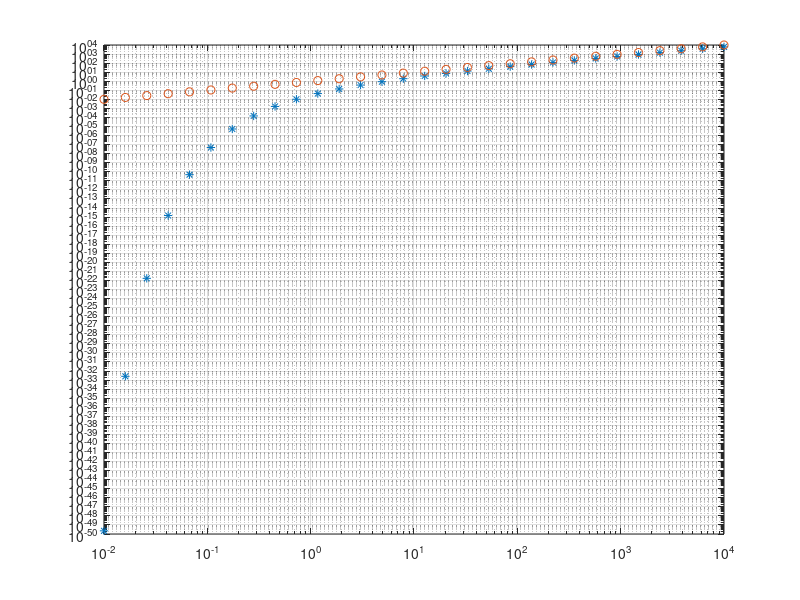

MATLAB code to generate this figure: (Note: this script raises an error after producing the figure.)
function TheoreticalMse(mu, vSigma)
% TheoreticalMse  Closed-form MSE and P_err for K=2 symmetric GMM.
%
% Computes the analytical MSE and classification error probability for a
% symmetric 2-component GMM under hard (Voronoi) assignment as sigma varies.
% The MSE formula follows from computing the conditional expectation of each
% centroid given assignment to its Voronoi region.
%
% Inputs (both optional):
%   mu     : centroid magnitude — centroids are at +mu and -mu  (default 1)
%   vSigma : vector of sigma values to sweep                    (default logspace(-1,2,30))

if nargin < 1, mu     = 1; end
if nargin < 2, vSigma = logspace(-1, 2, 30); end

muNorm        = norm(mu, 'fro');
muNormSquared = muNorm^2;
vMuOverSigma  = muNorm ./ vSigma;

vErrorProb = 0.5 * erfc(vMuOverSigma / sqrt(2));

vMse = (1/muNormSquared) * ...
    (sqrt(2/pi) .* vSigma .* exp(-vMuOverSigma.^2 / 2) ...
     - muNorm .* erfc(vMuOverSigma / sqrt(2))).^2;

% --- MSE vs sigma^2 ---
figure;
loglog(vSigma.^2, vMse, '*');
hold on;
loglog(vSigma.^2, vSigma.^2, 'o');
grid on; grid minor;
% vertical marker at sigma^2 = mu^2, i.e. SNR = 0 dB
xl = xline(mu^2, ':', '$\frac{\mu}{\sigma}=1$', 'Interpreter', 'latex');
xl.LabelVerticalAlignment   = 'middle';
xl.LabelHorizontalAlignment = 'center';
xl.FontSize         = 12;
xl.LabelOrientation = 'horizontal';
ylim([1e-15, 1e5]);
xlabel('\sigma^2');
ylabel('MSE');

% --- P_err vs sigma^2 ---
figure;
semilogx(vSigma.^2, vErrorProb, '*');
grid on; grid minor;
title('$P_{err}$ for $K=2$ Hard assignment', 'Interpreter', 'latex');
xlabel('$\sigma^2$', 'Interpreter', 'latex');
ylabel('$P_{err}$', 'Interpreter', 'latex');

end
